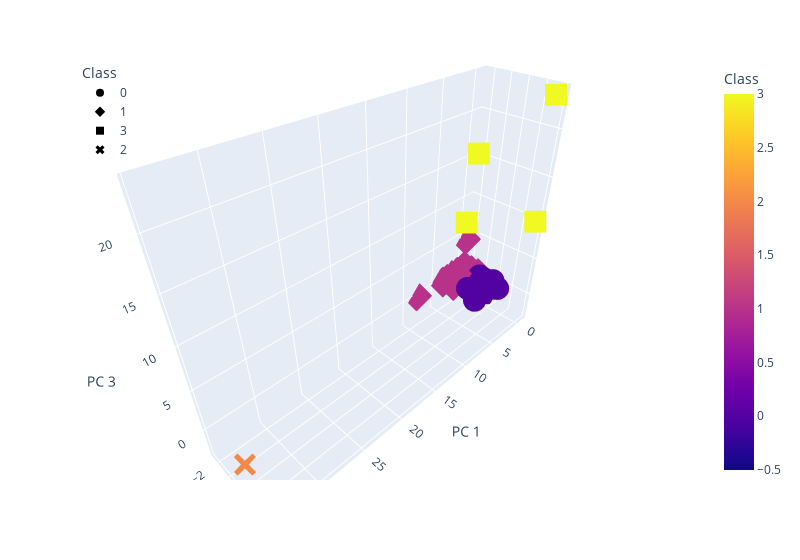

The code cell stored with this chart in its notebook:
### Markdown cell above
### Visualizing Results

### Code cell
# 3D plot with parameters hover_name="CoinName" and hover_data="Algorithm"
fig=px.scatter_3d(
    clustered_df,
    x="PC 1",
    y="PC 2",
    z="PC 3",
    hover_name="CoinName",
    hover_data=["Algorithm"],
    color="Class",
    symbol="Class",
    width=800,
)

fig.update_layout(legend=dict(x=0, y=1))
fig.show()

### Figure 1 — Plotly figure (JSON) as saved in the notebook; plotly's stock layout.template omitted (floating-point values rounded to 4 significant figures; data arrays with more than 128 entries replaced by an {"elided": "..."} marker saying what was removed)
{"data": [{"customdata": {"elided": "288x1 str values"}, "hovertemplate": "<b>%{hovertext}</b><br><br>Class=%{marker.color}<br>PC 1=%{x}<br>PC 2=%{y}<br>PC 3=%{z}<br>Algorithm=%{customdata[0]}<extra></extra>", "hovertext": {"elided": "288 str values"}, "legendgroup": "0", "marker": {"color": {"elided": "288 int values"}, "coloraxis": "coloraxis", "symbol": "circle"}, "mode": "markers", "name": "0", "scene": "scene", "showlegend": true, "type": "scatter3d", "x": {"elided": "288 float values"}, "y": {"elided": "288 float values"}, "z": {"elided": "288 float values"}}, {"customdata": {"elided": "240x1 str values"}, "hovertemplate": "<b>%{hovertext}</b><br><br>Class=%{marker.color}<br>PC 1=%{x}<br>PC 2=%{y}<br>PC 3=%{z}<br>Algorithm=%{customdata[0]}<extra></extra>", "hovertext": {"elided": "240 str values"}, "legendgroup": "1", "marker": {"color": {"elided": "240 int values"}, "coloraxis": "coloraxis", "symbol": "diamond"}, "mode": "markers", "name": "1", "scene": "scene", "showlegend": true, "type": "scatter3d", "x": {"elided": "240 float values"}, "y": {"elided": "240 float values"}, "z": {"elided": "240 float values"}}, {"customdata": [["VeChainThor Authority"], ["Proof-of-BibleHash"], ["SHA-256 + Hive"], ["Leased POS"]], "hovertemplate": "<b>%{hovertext}</b><br><br>Class=%{marker.color}<br>PC 1=%{x}<br>PC 2=%{y}<br>PC 3=%{z}<br>Algorithm=%{customdata[0]}<extra></extra>", "hovertext": ["Vechain", "BiblePay", "LitecoinCash", "Waves"], "legendgroup": "3", "marker": {"color": [3, 3, 3, 3], "coloraxis": "coloraxis", "symbol": "square"}, "mode": "markers", "name": "3", "scene": "scene", "showlegend": true, "type": "scatter3d", "x": [4.351, -0.256, -0.2309, -0.3501], "y": [0.6416, -1.919, 6.108, 5.748], "z": [9.853, 15.56, 10.33, 23.39]}, {"customdata": [["TRC10"]], "hovertemplate": "<b>%{hovertext}</b><br><br>Class=%{marker.color}<br>PC 1=%{x}<br>PC 2=%{y}<br>PC 3=%{z}<br>Algorithm=%{customdata[0]}<extra></extra>", "hovertext": ["BitTorrent"], "legendgroup": "2", "marker": {"color": [2], "coloraxis": "coloraxis", "symbol": "x"}, "mode": "markers", "name": "2", "scene": "scene", "showlegend": true, "type": "scatter3d", "x": [34.12], "y": [1.439], "z": [-1.339]}], "layout": {"coloraxis": {"colorbar": {"title": {"text": "Class"}}, "colorscale": [[0, "#0d0887"], [0.1111, "#46039f"], [0.2222, "#7201a8"], [0.3333, "#9c179e"], [0.4444, "#bd3786"], [0.5556, "#d8576b"], [0.6667, "#ed7953"], [0.7778, "#fb9f3a"], [0.8889, "#fdca26"], [1, "#f0f921"]]}, "legend": {"title": {"text": "Class"}, "tracegroupgap": 0, "x": 0, "y": 1}, "margin": {"t": 60}, "scene": {"domain": {"x": [0, 1], "y": [0, 1]}, "xaxis": {"title": {"text": "PC 1"}}, "yaxis": {"title": {"text": "PC 2"}}, "zaxis": {"title": {"text": "PC 3"}}}, "width": 800}}
